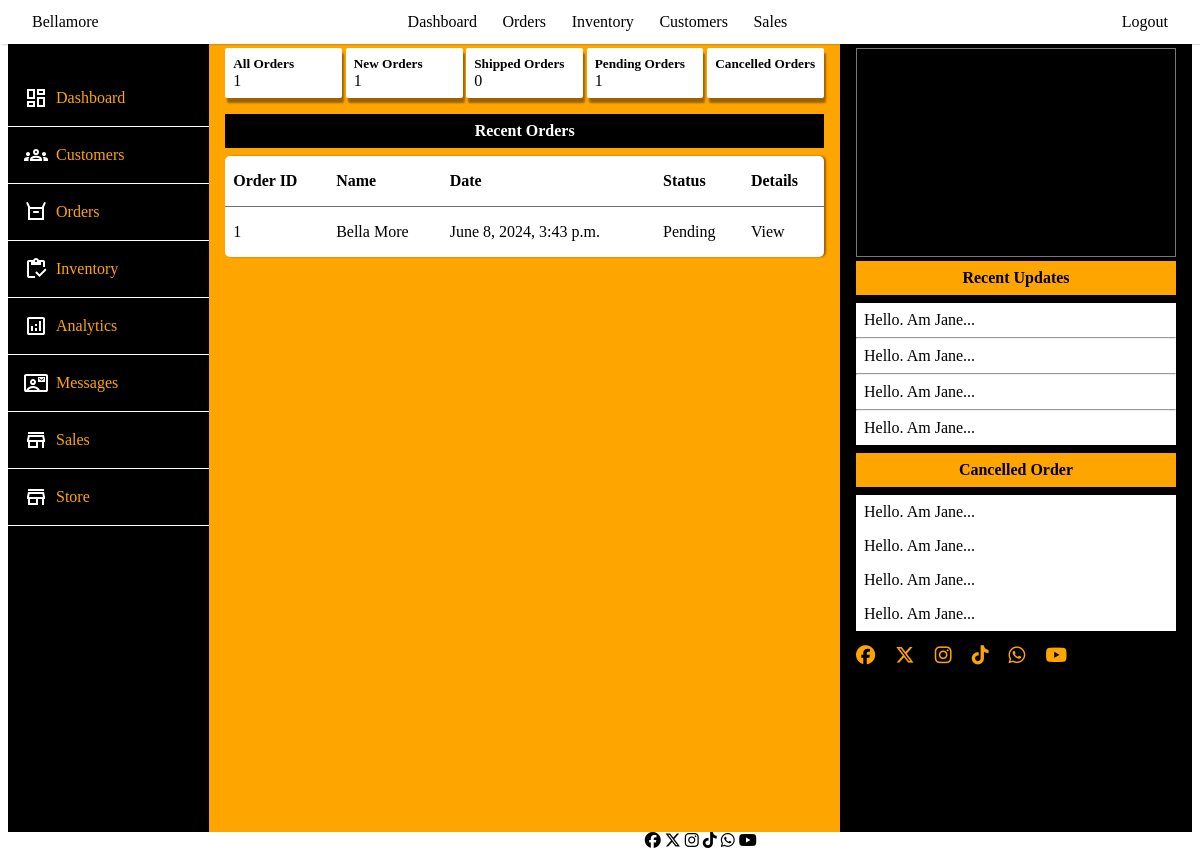
The page /orders on the database as committed earlier.
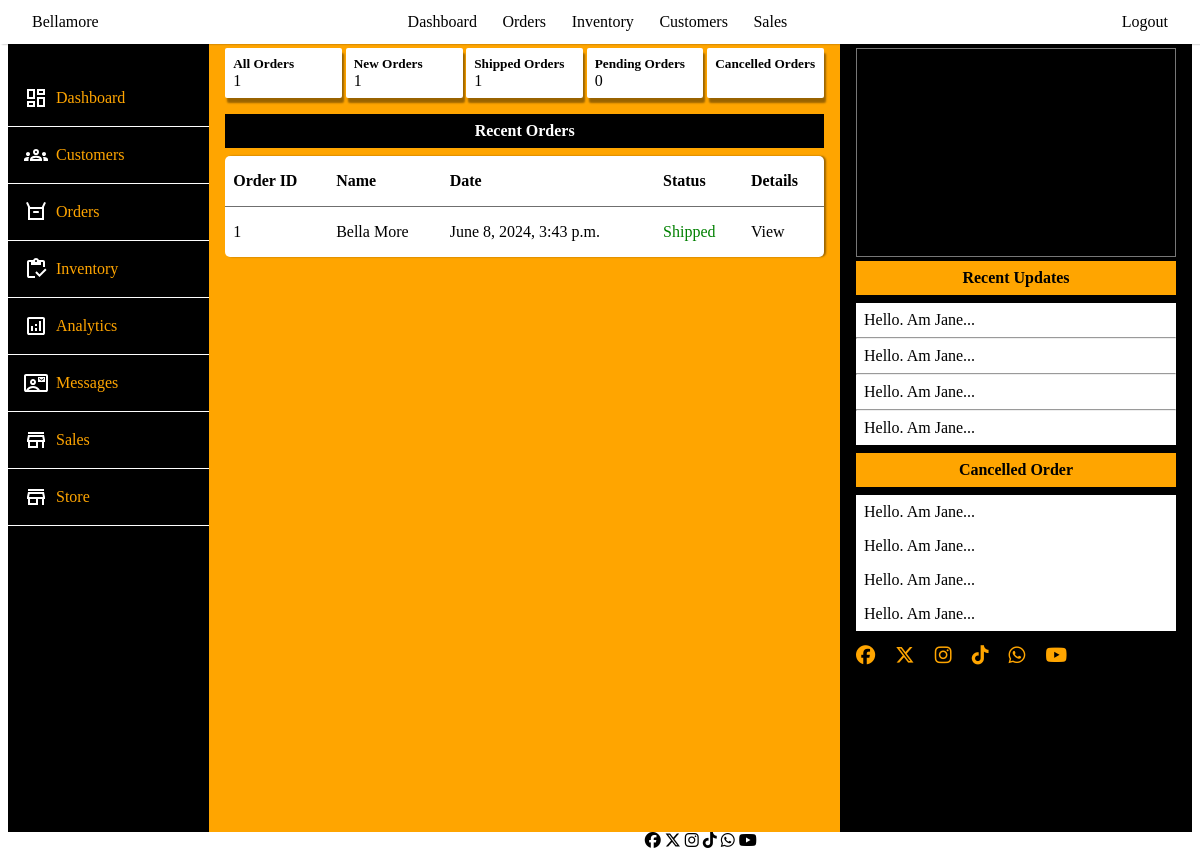
The same page on the database as committed later.
### cart/models.py (models this page shows, shortened)
class Order(models.Model):
    user = models.ForeignKey(CustomUser, on_delete=models.CASCADE)
    full_name = models.CharField(max_length=255, null=True, blank=True)
    email = models.CharField(max_length=255)
    amount_paid = models.DecimalField(max_digits=12, decimal_places=2)
    shipping_address = models.TextField(max_length=15000)
    date_ordered = models.DateTimeField(auto_now_add=True)
    is_shipped = models.BooleanField(default=False)
    shipped_at = models.DateTimeField(null=True, blank=True)

### admin_portal/views.py (the view)
# urls.py: path('orders', views.orders, name='orders'),
def orders(request):
    orders = Order.objects.all()
    shipped = orders.filter(is_shipped=True)
    pending = orders.filter(is_shipped=False)
    products = Product.objects.all()
    context = {
        'orders': orders,
        'shipped': shipped,
        'products': products,
        'pending': pending,
    }
    return render(request, 'admin_portal/orders.html', context)

### cart/context_processors.py (called while the page is built)
def cart(request):
    return {'cart': Cart(request)}

### admin_portal/templates/admin_portal/orders.html (shortened to what the changed rows need)
{% extends 'admin_portal/base.html' %}
{% block content %}
<div class="container">
    <div class="content">
        <div class="main-content">
            <div class="leading">
                <div class="lead">
                    <h5>Shipped Orders</h5>
                    <p>{{shipped | length}}</p>
                </div>
                <div class="lead">
                    <h5>Pending Orders</h5>
                    <p>{{pending | length}}</p>
                </div>
            </div>
            <section>
            <div class="orders">
                <table>
                    <thead>
                        <tr>
                            <th>Order ID</th>
                            <th>Name</th>
                            <th>Date</th>
                            <th>Status</th>
                            <th>Details</th>
                        </tr>
                    </thead>
                    <tbody>
                        {% for order in  orders %}
                        <tr>
                            <td>{{order.id}}</td>
                            <td>{{order.full_name}}</td>
                            <td>{{order.date_ordered}}</td>
                            {% if order.is_shipped %}
                            <td style="color: green;">Shipped</td>
                            {% else %}
                            <td>Pending</td>
                            {% endif %}
                            <td>View</td>
                        </tr>
                        {% endfor %}
                    </tbody>
                </table>
            </div>
        </section>
        </div>
    </div>
</div>
</div>
{% endblock content %}

Rows that differ between the two databases and show on the page:
changed Order "Bella More": is_shipped "Pending" → "Shipped"
Other text that changed with them:
{{ shipped | length }}: "0" → "1"
{{ pending | length }}: "1" → "0"
